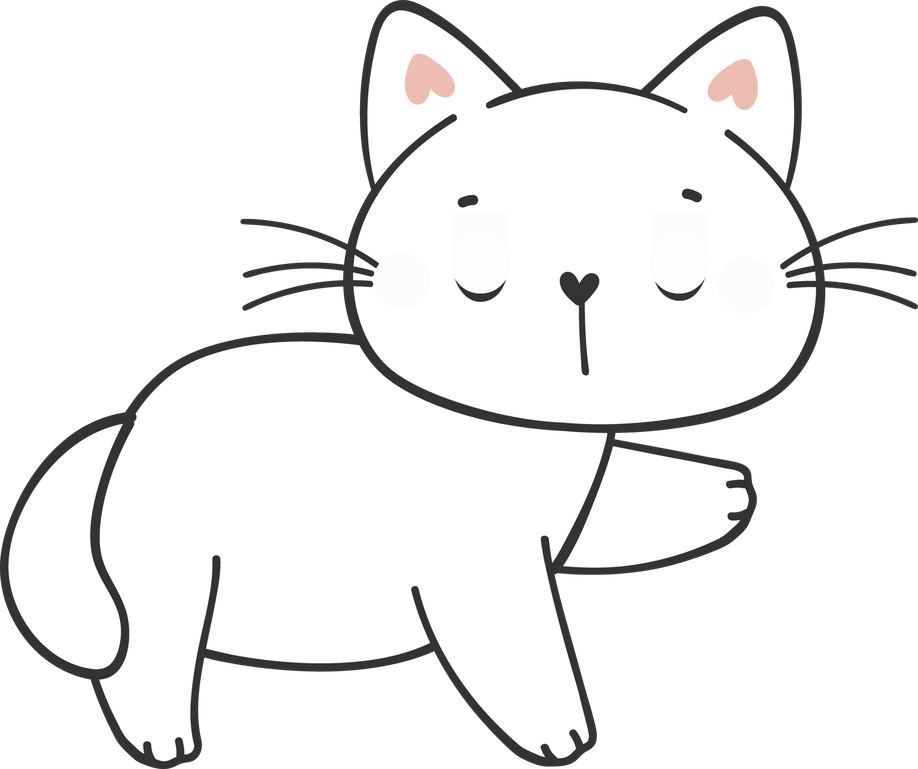
#> input picture kitty1.png, 918 x 769 px, shrunk from 1920 x 1609 before the run
$ python cat_gif.py
#> lines starting #> are read from the running program, lines starting #| are printed output that depends on the picture
import imageio.v3 as iio

filenames = ['kitty1.png','kitty2.png', 'kitty3.png', 'kitty4.png']
images = [ ]

for filename in filenames:
    images.append(iio.imread(filename))

iio.imwrite('cat.gif', images, duration = 500, loop = 0)
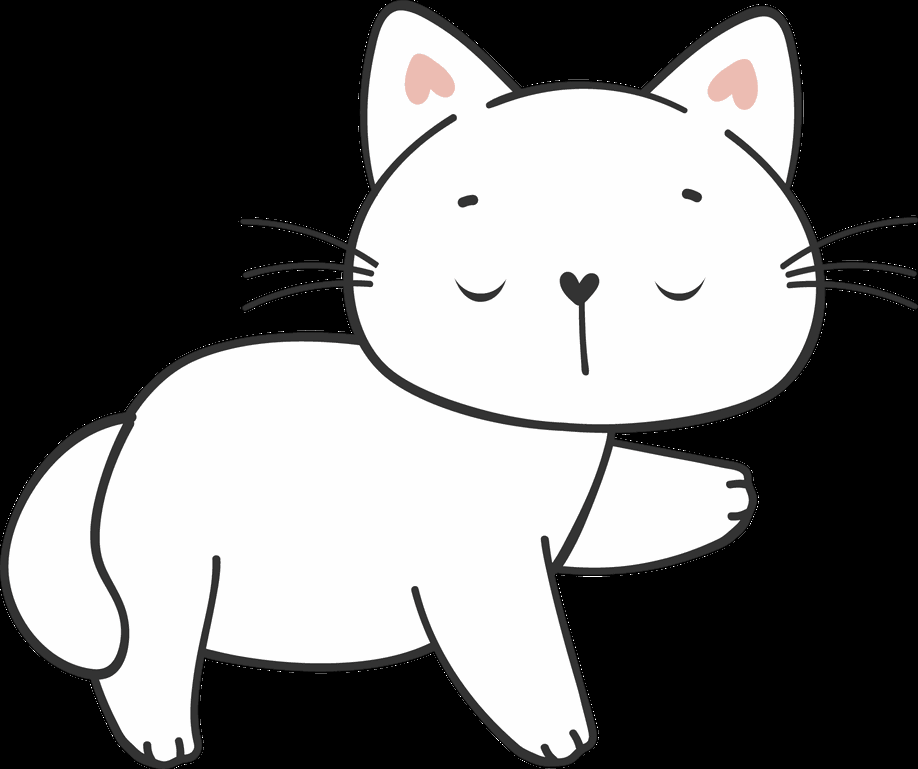
#> saved as cat.gif: shape (769, 918, 3); mean R, G, B 117.8, 117.6, 117.5
